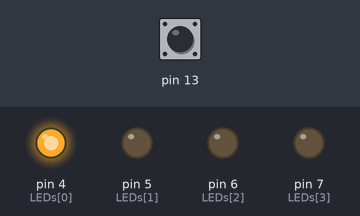
This sketch was run on a simulated Arduino Uno, built with avr-gcc and run on an emulated ATmega328P. On the bench: output pins drawn as LEDs (lit = HIGH). The test bench sets the inputs (shaded band); at power-on: pin 13 HIGH.

Above: at 0.2 s.
At 1.2 s:
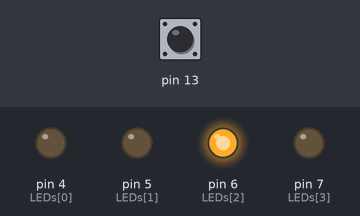
At 2.7 s:
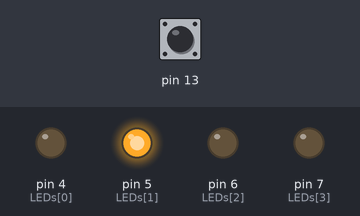
At 3.7 s:
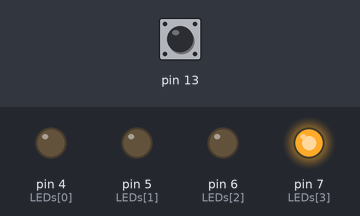
Timing chart, 0 to 4.6 s (numbered marks = the images above):
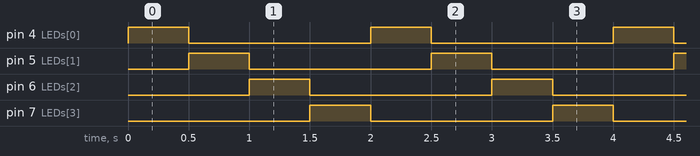

Measured:
- by itself, pin 4 (LEDs[0]), pin 5 (LEDs[1]), pin 6 (LEDs[2]), pin 7 (LEDs[3]): alternates HIGH for 0.50 s and LOW for 1.5 s
- by itself, everything shown: repeats every 2.0 s, in 5 steps

The sketch:

6.4.ino
```cpp
int LEDs[4] = {4,5,6,7};
int LEDcount = 4;
int state = 0;
void setup() {
  // put your setup code here, to run once:
  for(int i=0;i<LEDcount;i++) {
    pinMode(LEDs[i],OUTPUT);
  }
  pinMode(13,INPUT_PULLUP);
}

void loop() {
  // put your main code here, to run repeatedly:
  if(digitalRead(13)==0){
    state = !state;
  }
  if(state==1){
    for(int i=LEDcount;i>=0;i--) {
      digitalWrite(LEDs[i],1);
      delay(500);
      digitalWrite(LEDs[i],0);
    }
  }
  else if(state==0){
    for(int i=0;i<LEDcount;i++) {
      digitalWrite(LEDs[i],1);
      delay(500);
      digitalWrite(LEDs[i],0);
    }
  }
}
```
